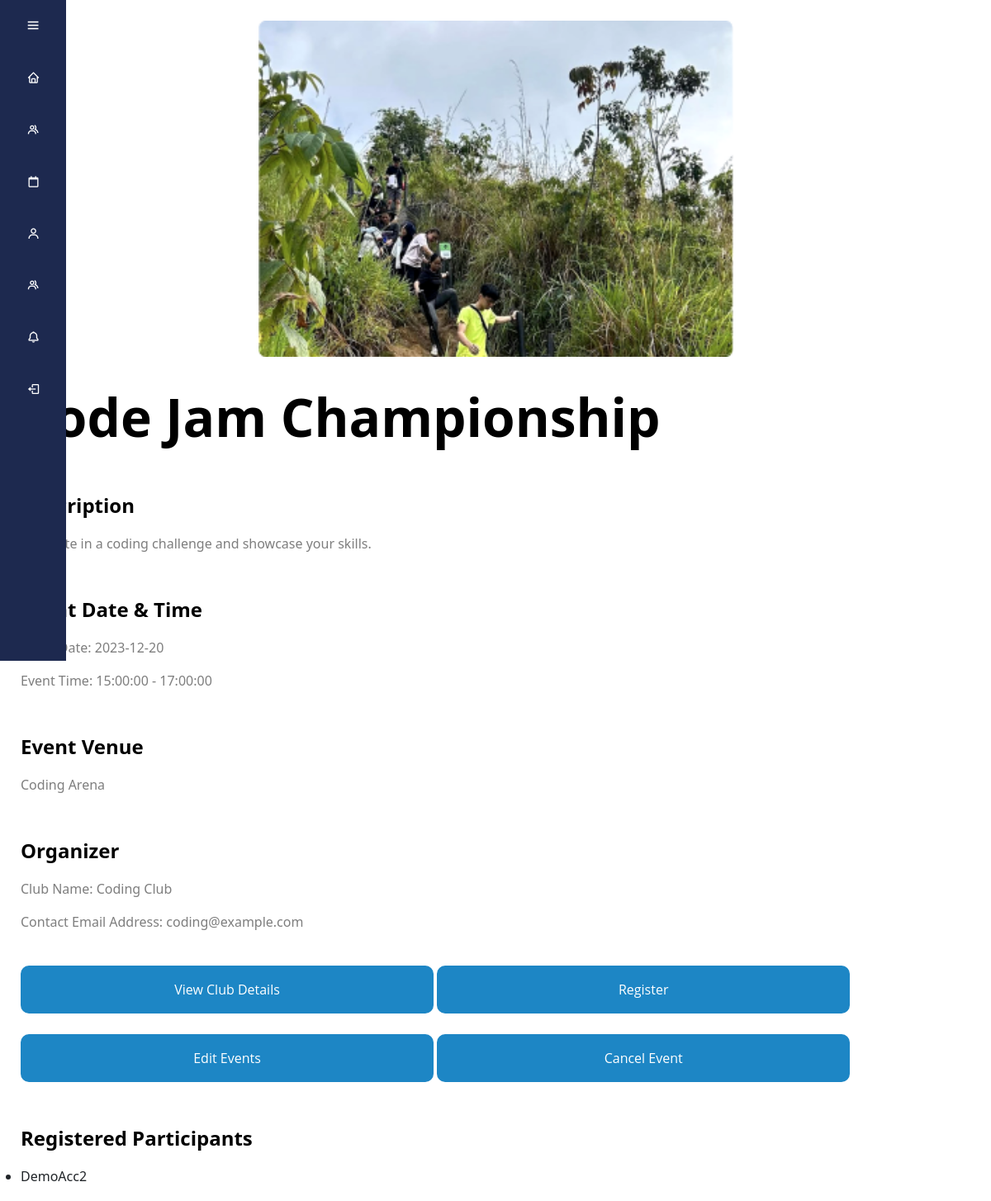
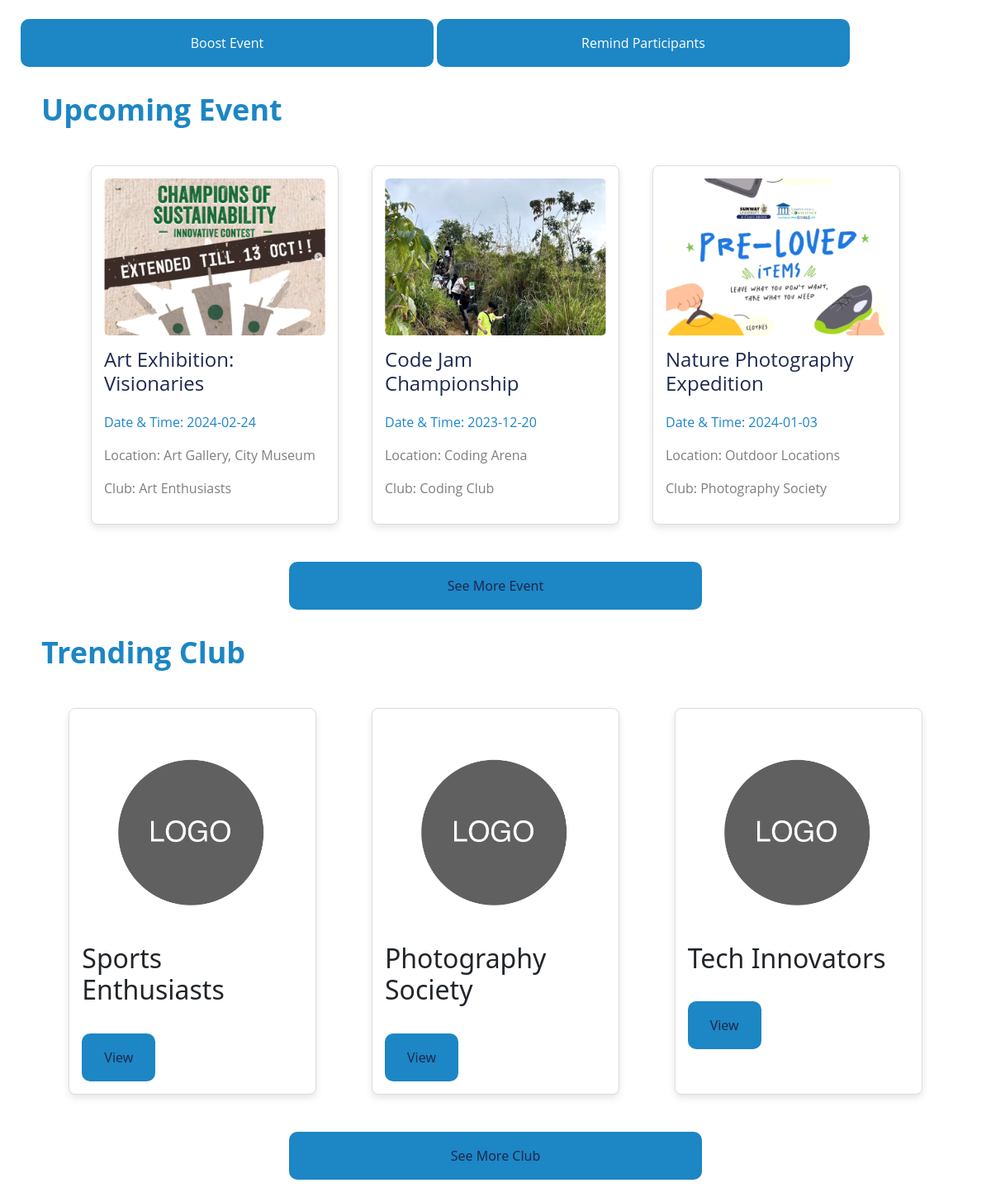
Screenshot of /event_single.php?id=9 (signed in) with the database file from the repository (2 pictures, top to bottom).
### tables this page shows
CREATE TABLE `events` (
  `id` int(11) NOT NULL,
  `event_title` varchar(255) NOT NULL,
  `event_venue` varchar(255) NOT NULL,
  `start_time` time NOT NULL,
  `end_time` time NOT NULL,
  `start_date` date NOT NULL,
  `end_date` date NOT NULL,
  `event_image_path` varchar(255) DEFAULT NULL,
  `event_description` text NOT NULL,
  `club_id` int(11) NOT NULL,
  `user_id` int(11) DEFAULT NULL
);

CREATE TABLE `clubs` (
  `id` int(11) NOT NULL,
  `club_name` varchar(255) NOT NULL,
  `description` text NOT NULL,
  `subscriber_count` int(11) NOT NULL DEFAULT 0,
  `profile_image` varchar(255) DEFAULT NULL,
  `contact_email` varchar(100) NOT NULL,
  `instagram_link` varchar(255) DEFAULT NULL,
  `facebook_link` varchar(255) DEFAULT NULL
);

CREATE TABLE `users` (
  `id` int(255) NOT NULL,
  `username` varchar(255) NOT NULL,
  `email` varchar(255) NOT NULL,
  `password` varchar(255) NOT NULL,
  `first_name` varchar(255) DEFAULT NULL,
  `last_name` varchar(255) DEFAULT NULL,
  `gender` varchar(10) DEFAULT NULL,
  `contact_number` varchar(20) DEFAULT NULL,
  `address` varchar(255) DEFAULT NULL,
  `city` varchar(100) DEFAULT NULL,
  `state` varchar(100) DEFAULT NULL,
  `bio` text DEFAULT NULL,
  `code` varchar(155) NOT NULL,
  `status` varchar(155) NOT NULL,
  `profile_image` varchar(255) DEFAULT NULL
);

### logic_controller.php (called while the page is built, shortened)
<?php
function fetchEventDetails_ID($event_id, $conn)
{
    $sql = "SELECT events.*, clubs.club_name, clubs.contact_email FROM events
            JOIN clubs ON events.club_id = clubs.id
            WHERE events.id = $event_id";
    $result = $conn->query($sql);
    if ($result->num_rows > 0) {
        return $result->fetch_assoc();
    } else {
        return false;
    }
}
function isUserRegisteredForEvent($user_id, $event_id, $conn)
{
    $checkRegistrationSql = "SELECT * FROM event_registrations WHERE user_id = $user_id AND event_id = $event_id";
    $checkRegistrationResult = $conn->query($checkRegistrationSql);
    return $checkRegistrationResult && $checkRegistrationResult->num_rows > 0;
}
function hasPermissionToViewParticipants($user_id, $club_id)
{
    global $conn;
    $sql = "SELECT role FROM memberships WHERE user_id = $user_id AND club_id = $club_id";
    $result = $conn->query($sql);
    if ($result->num_rows > 0) {
        $row = $result->fetch_assoc();
        $userRole = $row['role'];
        return ($userRole === 'pic' || $userRole === 'committee');
    } else {
        return false;
    }
}
?>

### event_single.php (the view, shortened to what this page needs)
<?php
require_once('Part/db_controller.php');
require_once('Part/navbar.php');
require_once('logic_controller.php');
if (isset($_SESSION['username']) && isset($_SESSION['user_id'])) {
    $user_id = $_SESSION['user_id'];
} else {
    $user_id = null;
}
if (isset($_GET['id']) && !empty($_GET['id'])) {
    $event_id = $_GET['id'];
    $eventDetails = fetchEventDetails_ID($event_id, $conn);
} else {
    echo "No event selected";
    exit;
}
$club_id = $eventDetails['club_id'];
$userRegistered = isUserRegisteredForEvent($user_id, $event_id, $conn);
if (isset($_SESSION['username']) && isset($_SESSION['user_id'])) {
    $userRole = fetchUserRole($user_id, $club_id, $conn);
    $hasPermissionToViewParticipants = hasPermissionToViewParticipants($user_id, $club_id);
}
?>
<!DOCTYPE html>
<html lang="en">
<head>
        <link rel="stylesheet" href="style.css">
        <link rel="stylesheet" href="https://stackpath.bootstrapcdn.com/font-awesome/4.7.0/css/font-awesome.min.css">
</head>
<body>
    <div class ="page-container">
    <div class="image-container">
            <img src="<?= htmlspecialchars($eventDetails["event_image_path"]) ?>" class="image-banner" alt="Event Banner">
        </div>
        <div class="single-event-container">
            <h2 class="title"><?= $eventDetails["event_title"] ?></h2>
            <p class="field-name">Description</p>
            <p class="desc"><?= $eventDetails["event_description"] ?></p>
            <p class="field-name">Event Date & Time</p>
            <p class="desc">Event Date: <?= $eventDetails["start_date"] ?></p>
            <p class="desc">Event Time: <?= $eventDetails["start_time"] ?> - <?= $eventDetails["end_time"] ?></p>
            <p class="field-name">Event Venue</p>
            <p class="desc"><?= $eventDetails["event_venue"] ?></p>
            <p class="field-name">Organizer</p>
            <p class="desc">Club Name: <?= $eventDetails["club_name"] ?></p>
            <p class="desc">Contact Email Address: <?= $eventDetails["contact_email"] ?></p>
            <a href="club_single.php?id=<?php echo $eventDetails['club_id']; ?>"><button class="btn">View Club Details</button></a>
           <?php
            if (isset($_SESSION["username"])) {
                if (!$userRegistered) { ?>
                    <a href="register_event.php?id=<?php echo $event_id; ?>"><button class="btn">Register</button></a>
            <?php } else{ ?>
                <a href="cancel_registration.php?id=<?php echo $event_id; ?>"><button class="btn">Cancel Registration</button></a>
                <?php }
            } else{ ?>
                <a href="Login/login.php"><button class="btn">Login to Register</button></a>
            <?php } ?>
            <?php
                if (isset($_SESSION['username']) && isset($_SESSION['user_id'])) {
                    if ($userRole === 'pic' || $userRole === 'committee'): ?>
                        <a href="edit_event.php?id=<?php echo $event_id; ?>">
                            <button class="btn">Edit Events</button>
                        </a>
                        <form id="cancelEventForm" method="post" action="cancel_event.php" style="all: initial;">
                            <input type="submit" name="cancel_event" class="btn" value="Cancel Event" onclick="return confirmCancellation(event)">
                        </form>
                    <?php endif;
                }
            ?>
            <?php
                if ($user_id !== null && hasPermissionToViewParticipants($user_id, $eventDetails['club_id'])) {
                    $event_id = $eventDetails['id'];
                    $participantsSql = "SELECT users.username FROM event_registrations
                                        JOIN users ON event_registrations.user_id = users.id
                                        WHERE event_registrations.event_id = $event_id";
                    $participantsResult = $conn->query($participantsSql);
                    if ($participantsResult->num_rows > 0) {
                        echo '<div class="participants-section">';
                        echo '<p class="field-name"> Registered Participants </p>';
                        echo '<ul>';
                        while ($participant = $participantsResult->fetch_assoc()) {
                            echo '<li>' . htmlspecialchars($participant['username']) . '</li>';
                        }
                        echo '</ul>';
                        echo '</div>';
                    } else {
                        echo '<p class ="field-name">No registered participants for this event.</p>';
                    }
                }
            ?>
            <?php
                if (isset($_SESSION['username']) && isset($_SESSION['user_id'])) {
                    if ($userRole === 'pic' || $userRole === 'committee'): ?>
                      <form id="boostEventForm" method="post" action="boost_event.php" style="all: initial;">
                            <input type="submit" name="boost_event" class="btn" value="Boost Event" onclick="return confirmBoost()">
                        </form>
                            <form id="remindParticipantsForm" method="post" action="remind_participants.php" style="all: initial;">
                                <input type="submit" name="remind_participants" class="btn" value="Remind Participants" onclick="return confirmRemind()">
                            </form>
                    <?php endif;
                }
            ?>
        </div>
        <?php
        require_once('Part/event_section.php');
        require_once('Part/club_section.php');
        ?>
    </div>
</body>
</html>

### Part/event_section.php (shortened to what this page needs)
<div class ="section-container">
    <p class ="title">Upcoming Event</p>
        <div class="event-container">
            <?php
                    $sql = "SELECT events.*, clubs.club_name FROM events
                        JOIN clubs ON events.club_id = clubs.id
                        WHERE events.end_date >= CURDATE()
                        ORDER BY RAND() LIMIT 3 ";
                    $result = $conn->query($sql);
                    if ($result->num_rows > 0) {
                        echo '<div class="event-container">';
                    while ($row = $result->fetch_assoc()) {
                        echo '<a href="event_single.php?id=' . $row["id"] . '">';
                            echo '<div class="event-card">';
                                echo '<img src="' . htmlspecialchars($row["event_image_path"]) . '" alt="Event Image">';
                                echo '<h2 class="title">' . $row["event_title"] . '</h2>';
                                echo '<p class="date">Date & Time: ' . $row["start_date"] . '</p>';
                                echo '<p class="location">Location: ' . $row["event_venue"] . '</p>';
                                echo '<p class="location">Club: ' . $row["club_name"] . '</p>';
                            echo '</div>';
                        echo '</a>';
                        }
                        echo '</div>';
                        } else {
                        echo "0 results";
                        }
            ?>
        </div>
        <button class ="btn"> <a href= "events.php">See More Event</a></button>
</div>

### Part/club_section.php (shortened to what this page needs)
<div class ="section-container">
            <p class ="title">Trending Club</p>
                <div class="event-container">
                    <?php
                    require_once('Part/db_controller.php');
                    require_once('Part/navbar.php');
                    $sql = "SELECT * FROM clubs ORDER BY RAND() LIMIT 3";
                    $result = $conn->query($sql);
                    if ($result->num_rows > 0) {
                        while ($row = $result->fetch_assoc()) {
                            echo '<div class="event-card">';
                            echo '<img src="' . htmlspecialchars($row["profile_image"]) . '" alt="Club Image">';
                            echo '<h2>' . $row["club_name"] . '</h2>';
                            echo '<button class="btn"><a href="club_single.php?id=' . $row["id"] . '">View</a></button>';
                            echo '</div>';
                        }
                    } else {
                        echo "0 results";
                    }
                    ?>
                </div>
                <button class ="btn"><a href="clubs.php">See More Club</a></button>
</div>

### style.css (style rules this page uses)
* { margin: 0; padding: 0; box-sizing: border-box; font-family: 'Segoe UI', Tahoma, Geneva, Verdana, SansSerif; }
.page-container { max-width: 1300px; margin:auto; padding:25px }
.image-container { display:flex; justify-content: center; }
.image-banner { margin-left:auto; margin-right:auto; width:50% }
.btn { padding: 15px 25px 15px 25px; border-radius: 10px; width: 500px; margin: auto; margin-top: 25px; background-color: #1D86C5; font-family: 'Open Sans', sans-serif; font-size: 16px; font-weight: 400; color: #fff; border: 2px solid #1D86C5; }
.btn a { text-decoration: none; color:#fff; }
a { text-decoration: none; }
.section-container { display:flex; flex-direction:column; margin:25px; }
.section-container .title { color: #1D86C5; font-size: 36px; font-family: 'Open Sans', sans-serif; font-weight: 700; margin-bottom: 20px; }
.event-container { display:flex; flex-wrap: wrap; justify-content: space-around; }
.event-card { width: 300px; margin: 20px; padding: 15px; border: 1px solid #ddd; border-radius: 8px; box-shadow: 0 4px 8px rgba(0, 0, 0, 0.1); float: left; background-color: white; }
.event-card img { max-width: 100%; height: auto; border-radius: 6px; }
.event-card .title { color:#1D294F; font-family: 'Open Sans', sans-serif; font-size: 24px; font-weight: 400; padding-top:15px; }
.event-card .date { color: #1D86C5; font-size: 16px; font-weight: 400; font-family: 'Open Sans', sans-serif; }
.event-card .location { color: #7E7E7E; font-size: 16px; font-weight: 400; font-family: 'Open Sans', sans-serif; }
.event-card .btn { border-radius:10px; width: auto; margin:auto; margin-top:25px; background-color:#1D86C5; font-family: 'Open Sans', sans-serif; font-size: 16px; font-weight: 400; color: #fff; border: 2px solid #1D86C5;; }
form { background-color: white; padding: 20px; margin-top:50px; border-radius: 8px; box-shadow: 0 0 10px rgba(0, 0, 0, 0.1); }
input, textarea { width: 100%; padding: 8px; margin-bottom: 16px; box-sizing: border-box; border: 1px solid #ccc; border-radius: 4px; }
input[type="submit"] { background-color: #1D86C5; color: white; cursor: pointer; }
.single-event-container .title { color: black; font-size: 64px; font-weight: 700; margin-top: 35px; margin-bottom: 25px; }
.single-event-container .field-name { color: black; font-size: 24px; font-weight: 700; margin-top: 50px; }
.single-event-container .desc { color: #7E7E7E; font-size: 16px; font-weight: 400; }
a:link { color: #1D294F; }

### Part/event_section.php (style rules this page uses)
.section-container { display:flex; flex-direction:column; margin:25px; }
.section-container .title { color: #1D86C5; font-size: 36px; font-family: 'Open Sans', sans-serif; font-weight: 700; margin-bottom: 20px; }
.event-container { display:flex; flex-wrap: wrap; justify-content: space-around; }
.event-card { width: 300px; margin: 20px; padding: 15px; border: 1px solid #ddd; border-radius: 8px; box-shadow: 0 4px 8px rgba(0, 0, 0, 0.1); float: left; background-color: white; }
.event-card img { max-width: 100%; height: auto; border-radius: 6px; }
.event-card .title { color:#1D294F; font-family: 'Open Sans', sans-serif; font-size: 24px; font-weight: 400; padding-top:15px; }
.event-card .date { color: #1D86C5; font-size: 16px; font-weight: 400; font-family: 'Open Sans', sans-serif; }
.event-card .location { color: #7E7E7E; font-size: 16px; font-weight: 400; font-family: 'Open Sans', sans-serif; }
.event-card .btn { border-radius:10px; width: auto; margin:auto; margin-top:25px; background-color:#1D86C5; font-family: 'Open Sans', sans-serif; font-size: 16px; font-weight: 400; color: #fff; border: 2px solid #1D86C5;; }
.btn { padding: 15px 25px 15px 25px; border-radius: 10px; width: 500px; margin: auto; margin-top: 25px; background-color: #1D86C5; font-family: 'Open Sans', sans-serif; font-size: 16px; font-weight: 400; color: #fff; border: 2px solid #1D86C5; }

### rows the page displays
events: event_image_path (picture), event_title "Code Jam Championship", event_description "Compete in a coding challenge and showcase your skills.", start_date "2023-12-20", start_time "15:00:00", end_time "17:00:00", event_venue "Coding Arena", club.club_name "Coding Club", club.contact_email "coding@example.com"
users: username "DemoAcc2"
events: event_image_path (picture), event_title "Art Exhibition: Visionaries", start_date "2024-02-24", event_venue "Art Gallery, City Museum", club.club_name "Art Enthusiasts"
events: event_image_path (picture), event_title "Nature Photography Expedition", start_date "2024-01-03", event_venue "Outdoor Locations", club.club_name "Photography Society"
clubs: profile_image (placeholder picture), club_name "Sports Enthusiasts"
clubs: profile_image (placeholder picture), club_name "Photography Society"
clubs: profile_image (placeholder picture), club_name "Tech Innovators"
